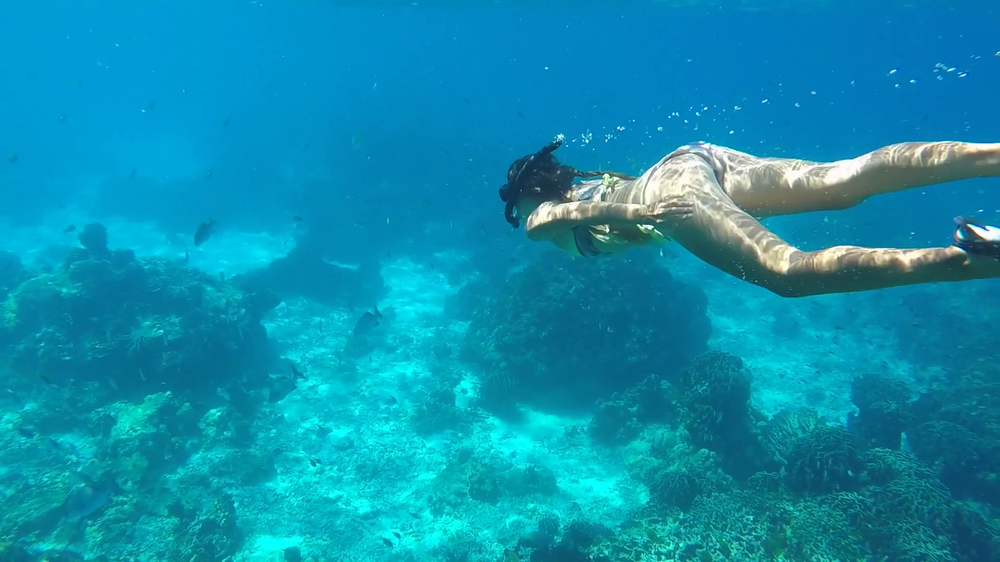
#> input picture images/underwater-15.png, 1000 x 562 px, shrunk from 1920 x 1080 before the run
$ python saliency.py
#> lines starting #> are read from the running program, lines starting #| are printed output that depends on the picture; after the words box and inside, x2 and y2 are one past the last pixel; in counts of white or black regions, pixels touching at a corner belong together
# -*- coding: utf-8 -*-
"""
This script has the following functionalitites:
    - Threshold to separate people from the water surroundings
    - Usage of saliency detection to make a set of pixels that belongs to the person
"""
import cv2
import numpy as np
import dippykit as dip
import matplotlib.pyplot as plt
import argparse

#PICKING AN IMAGE
im_original = cv2.imread("images/underwater-15.png")
#> im_original is the input picture: shape (562, 1000, 3); mean B, G, R 173.8, 142.9, 13.4
#cv2.imshow("Original image", im_original)

#Select pixels that are similar in color to skin
im_skin = np.copy(im_original)
for i in range(np.shape(im_original)[0]):
    for j in range(np.shape(im_original)[1]):
        if im_original[i,j][2] < 60:
            im_skin[i,j]=[0,0,0]
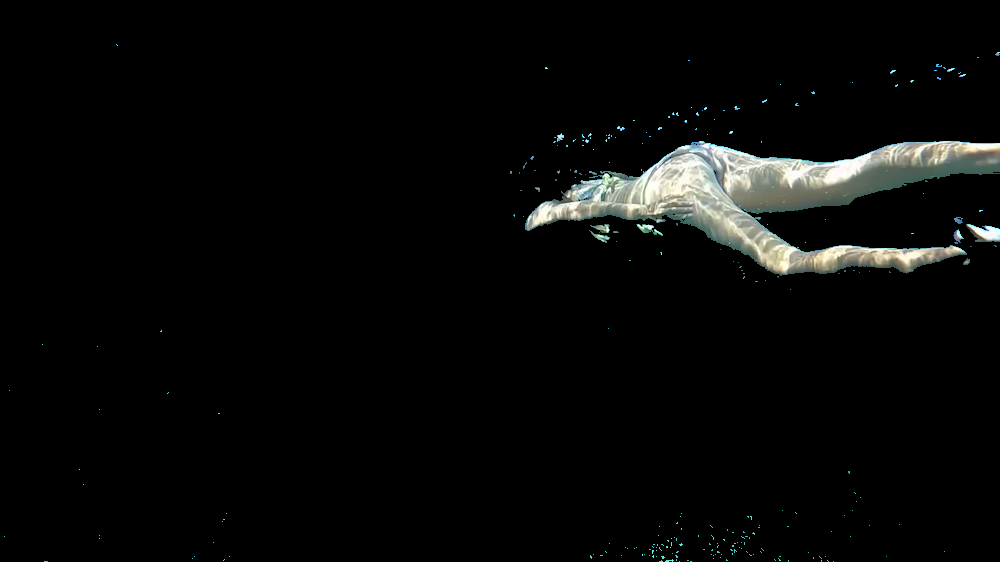
#> im_skin: shape (562, 1000, 3); mean B, G, R 8.4, 9.1, 8.5

#cv2.imshow("Zones similar to skin color", im_skin)
# record the results
cv2.imwrite("temp_images/skin_color.png", im_skin)

#Select zones with high luminosity (probably zones iluminated by refracted light)
im_gray = cv2.cvtColor(im_original, cv2.COLOR_BGR2GRAY)
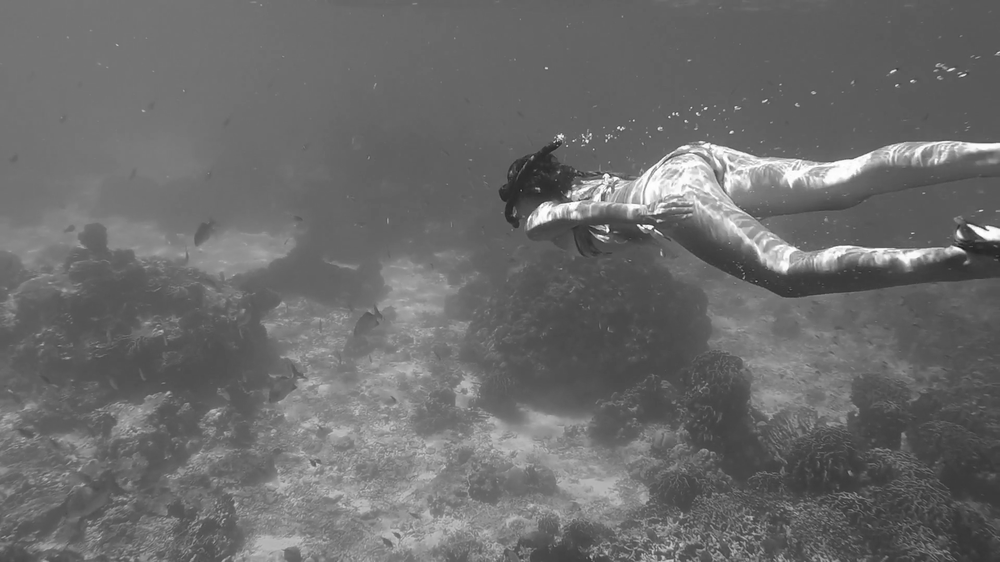
#> im_gray: shape (562, 1000); min 26, max 255, mean 107.7
ret,th1 = cv2.threshold(im_gray,180,255,cv2.THRESH_BINARY)
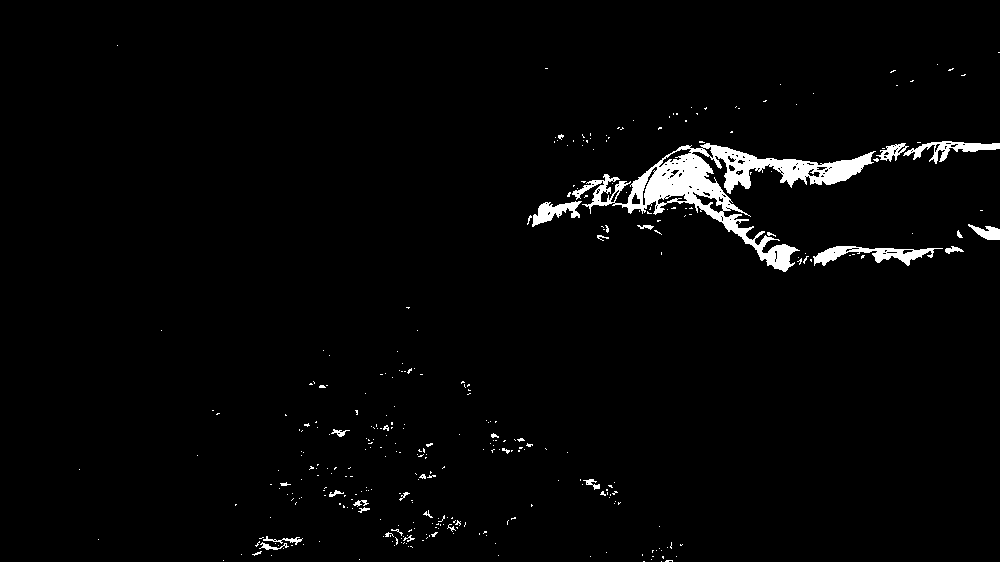
#> th1: shape (562, 1000); 2.4% white; 342 white regions (312 under 20 px), largest, box (x1, y1, x2, y2) and area: (572, 143, 876, 272) 8710, (813, 246, 943, 266) 1068, (903, 141, 1000, 164) 772
#cv2.imshow("Image after Binary Threshold", th1)
# record the results
cv2.imwrite("temp_images/binary.png", th1)

#Saliency detection
# initialize OpenCV's static fine grained saliency detector and compute the saliency map
saliency = cv2.saliency.StaticSaliencyFineGrained_create()
(success, saliencyMap) = saliency.computeSaliency(im_original)
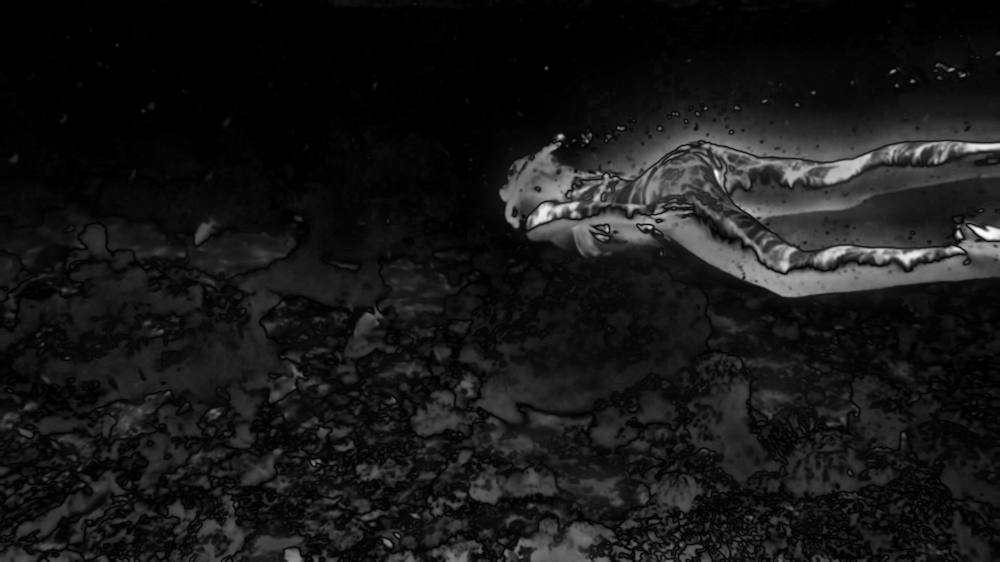
#> saliencyMap: shape (562, 1000) float32; min 0, max 1, mean 0.0934
#> success = True
#cv2.imshow("Output of Saliency Detection", saliencyMap)
# record the results
cv2.imwrite("temp_images/saliency.png", saliencyMap*255)

# if we would like a *binary* map that we could process for contours,
# compute convex hull's, extract bounding boxes, etc., we can
# additionally threshold the saliency map

threshMap = cv2.threshold(saliencyMap*255, 60, 255,
cv2.THRESH_BINARY)[1]
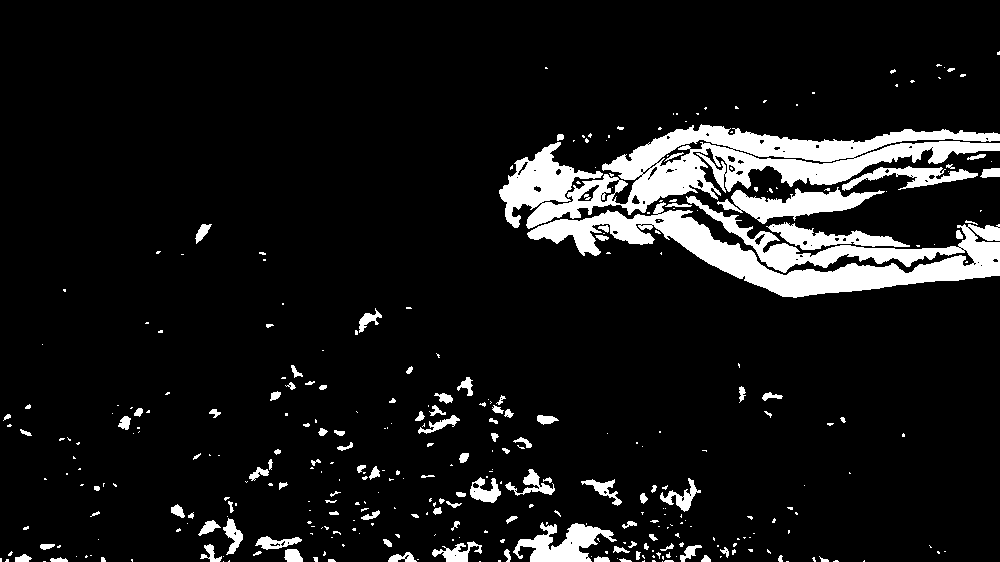
#> threshMap: shape (562, 1000) float32; 9.4% white; 359 white regions (241 under 20 px), largest, box (x1, y1, x2, y2) and area: (499, 124, 1000, 229) 19034, (527, 196, 1000, 298) 15724, (717, 187, 885, 224) 2667
#cv2.imshow("Thresh", threshMap)
# record the results
cv2.imwrite("temp_images/saliency_threshold.png", threshMap)

$ run again, with images/UW_400.png copied over images/underwater-15.png
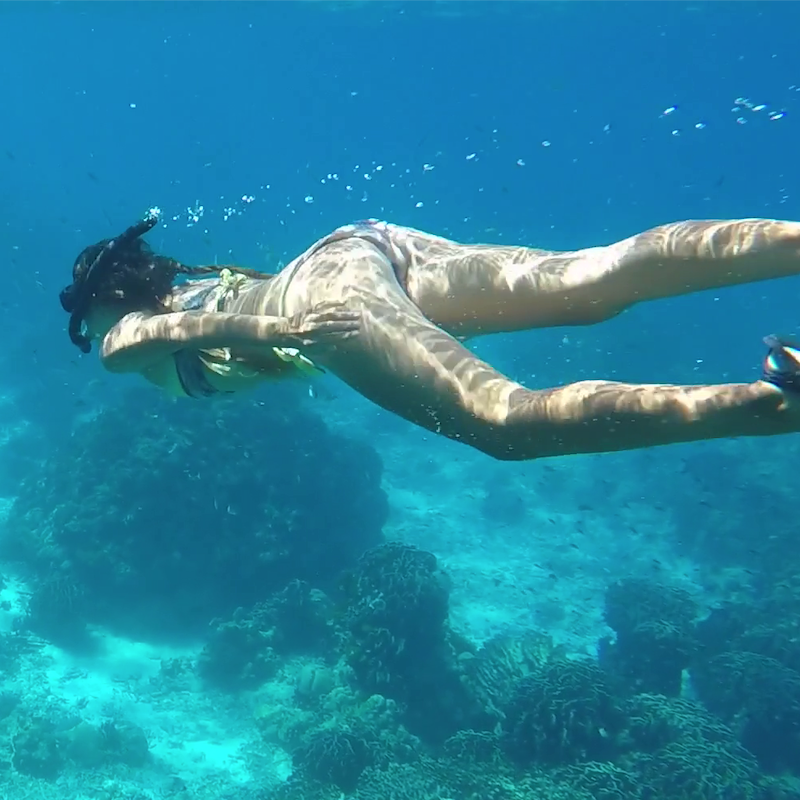
#> input picture images/UW_400.png, 800 x 800 px
#> im_original is the input picture: shape (800, 800, 3); mean B, G, R 160.8, 132.7, 37.4
#> th1: shape (800, 800); 4.9% white; 204 white regions (170 under 20 px), largest, box (x1, y1, x2, y2) and area: (235, 234, 526, 421) 11562, (334, 221, 695, 300) 8256, (111, 269, 264, 352) 2912
#> `(success, saliencyMap) = saliency.computeSaliency(im_original)`:
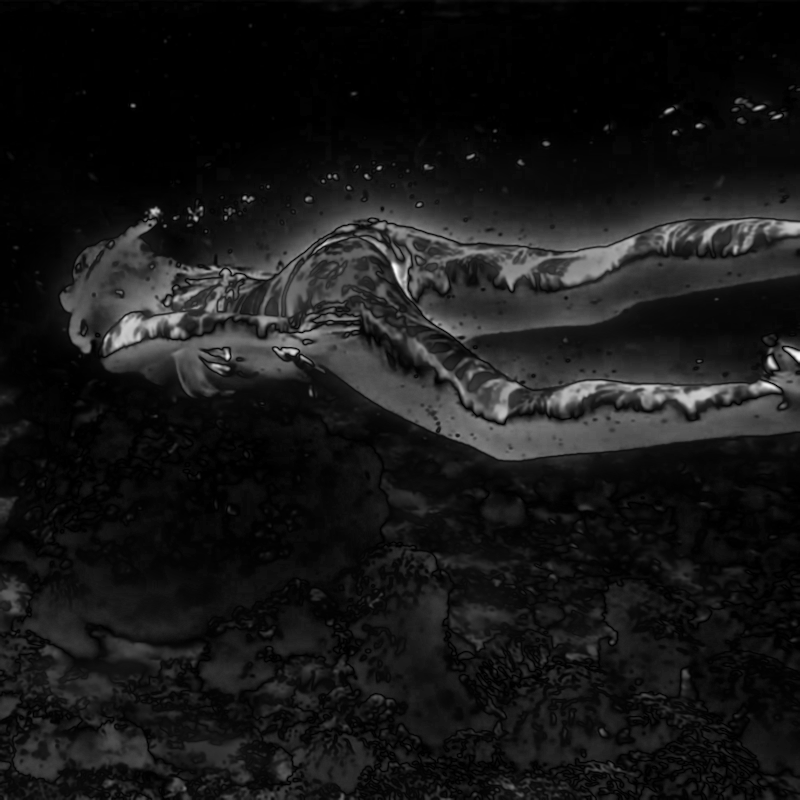
#> saliencyMap: shape (800, 800) float32; min 0, max 1, mean 0.0928
#> success = True
#> `threshMap = cv2.threshold(saliencyMap*255, 60, 255, cv2.THRESH_BINARY)..`:
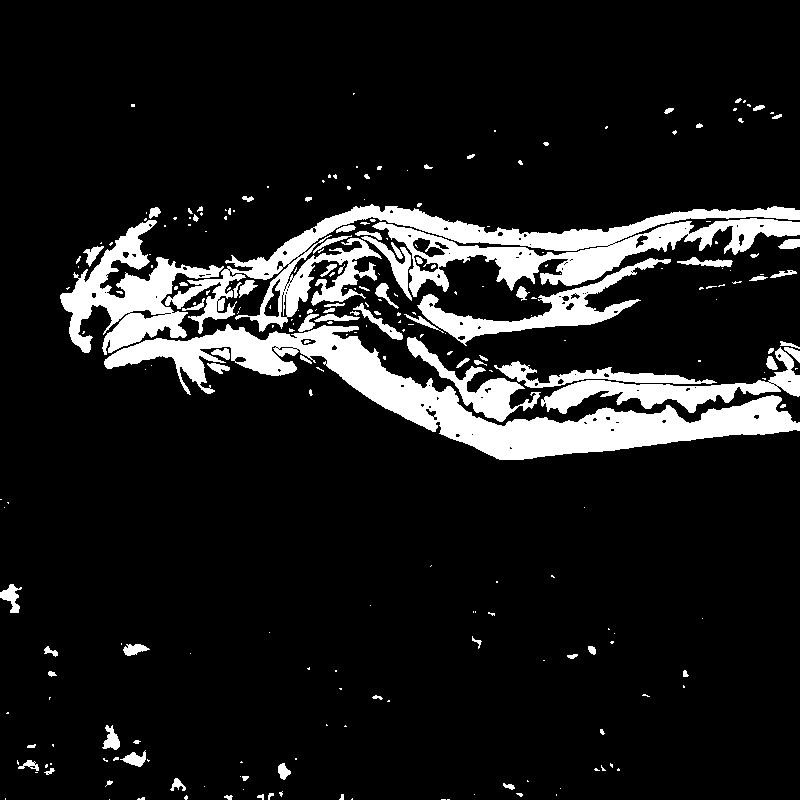
#> threshMap: shape (800, 800) float32; 11.7% white; 262 white regions (177 under 20 px), largest, box (x1, y1, x2, y2) and area: (104, 324, 800, 460) 22846, (165, 204, 800, 334) 22202, (60, 220, 224, 355) 7876

$ run again, with images/dancer.png copied over images/underwater-15.png
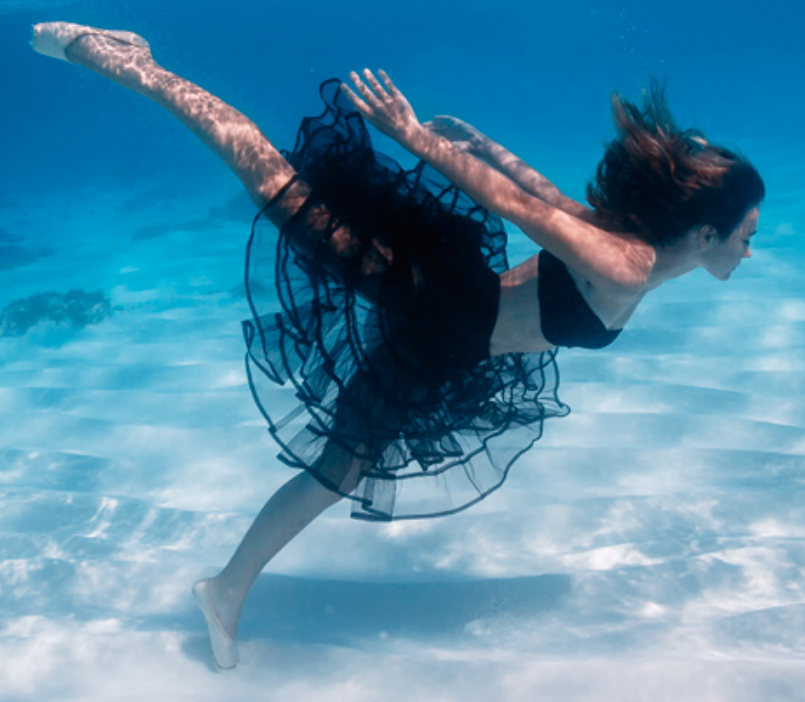
#> input picture images/dancer.png, 805 x 702 px
#> im_original is the input picture: shape (702, 805, 3); mean B, G, R 168.4, 139.4, 80
#> `ret,th1 = cv2.threshold(im_gray,180,255,cv2.THRESH_BINARY)`:
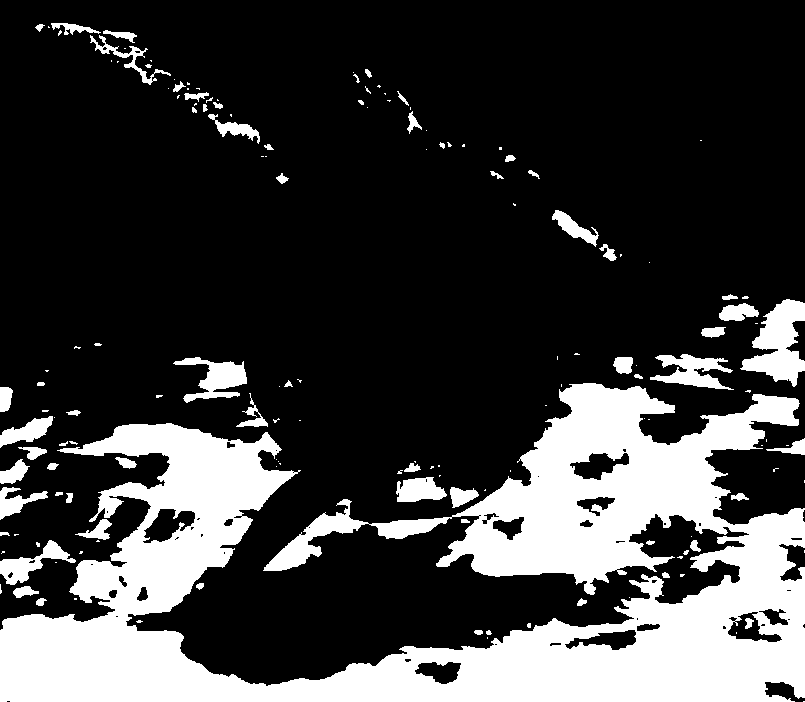
#> th1: shape (702, 805); 23.8% white; 156 white regions (90 under 20 px), largest, box (x1, y1, x2, y2) and area: (0, 383, 805, 702) 116867, (740, 299, 805, 387) 3042, (173, 357, 247, 403) 1535
#> success = True
#> `threshMap = cv2.threshold(saliencyMap*255, 60, 255, cv2.THRESH_BINARY)..`:
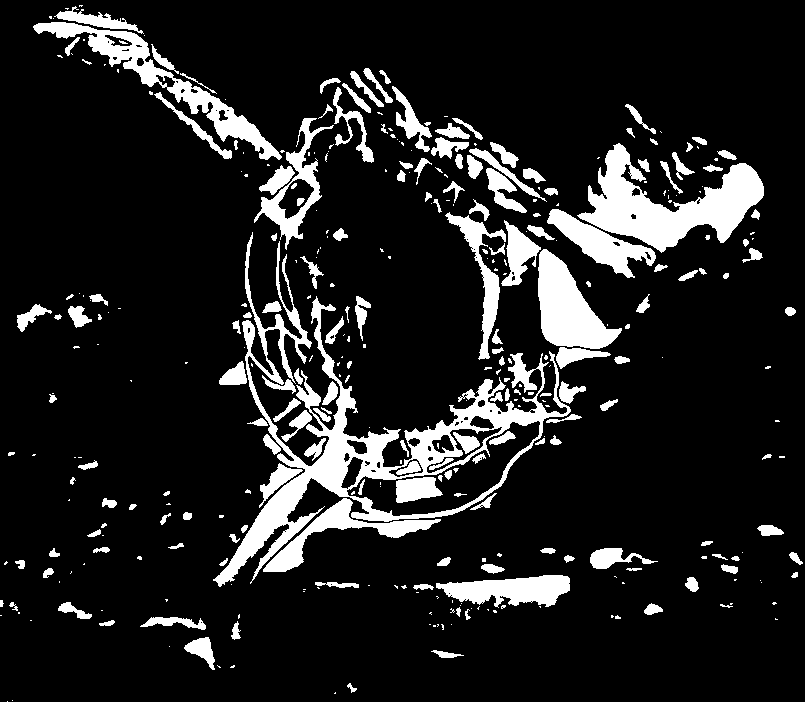
#> threshMap: shape (702, 805) float32; 12.9% white; 361 white regions (189 under 20 px), largest, box (x1, y1, x2, y2) and area: (213, 232, 571, 587) 17222, (577, 143, 764, 253) 8522, (33, 22, 282, 160) 4894

$ run again, with images/header2.png copied over images/underwater-15.png
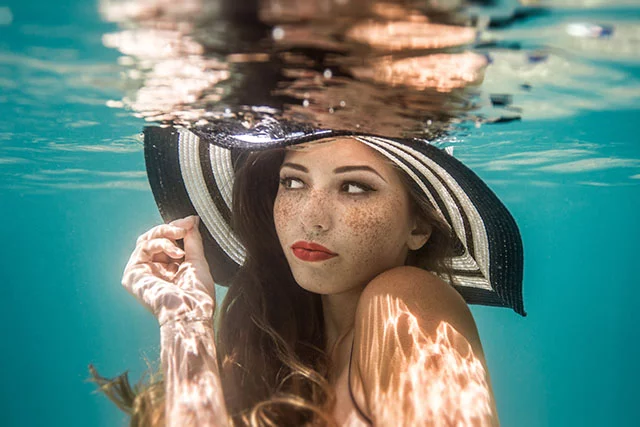
#> input picture images/header2.png, 640 x 427 px
#> im_original is the input picture: shape (427, 640, 3); mean B, G, R 121.8, 131.2, 101.1
#> th1: shape (427, 640); 15.5% white; 384 white regions (323 under 20 px), largest, box (x1, y1, x2, y2) and area: (101, 0, 234, 128) 8380, (372, 294, 491, 427) 8057, (121, 216, 227, 427) 8016
#> `(success, saliencyMap) = saliency.computeSaliency(im_original)`:
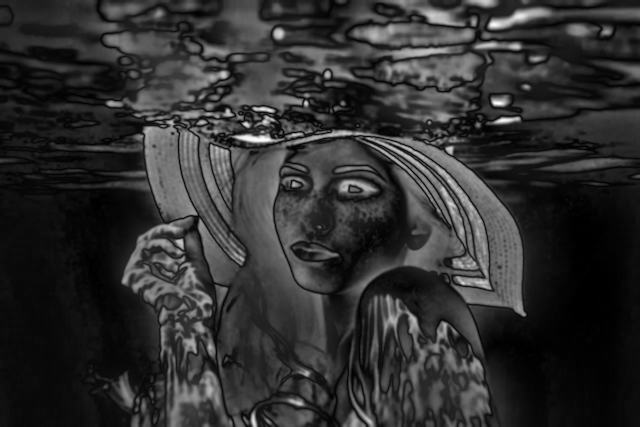
#> saliencyMap: shape (427, 640) float32; min 0, max 1, mean 0.188
#> success = True
#> `threshMap = cv2.threshold(saliencyMap*255, 60, 255, cv2.THRESH_BINARY)..`:
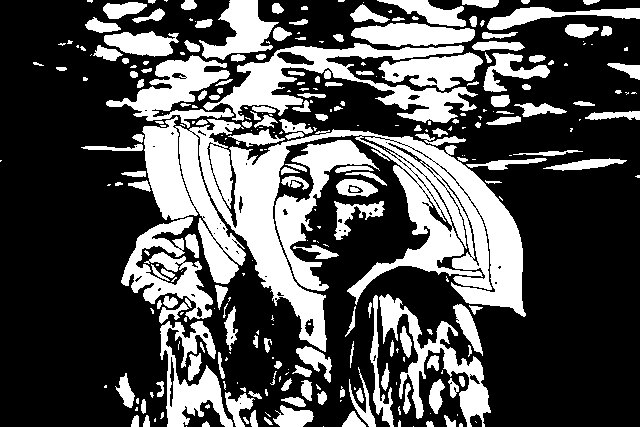
#> threshMap: shape (427, 640) float32; 32.3% white; 302 white regions (134 under 20 px), largest, box (x1, y1, x2, y2) and area: (142, 116, 526, 352) 29839, (203, 43, 478, 123) 6895, (275, 140, 380, 291) 4087
